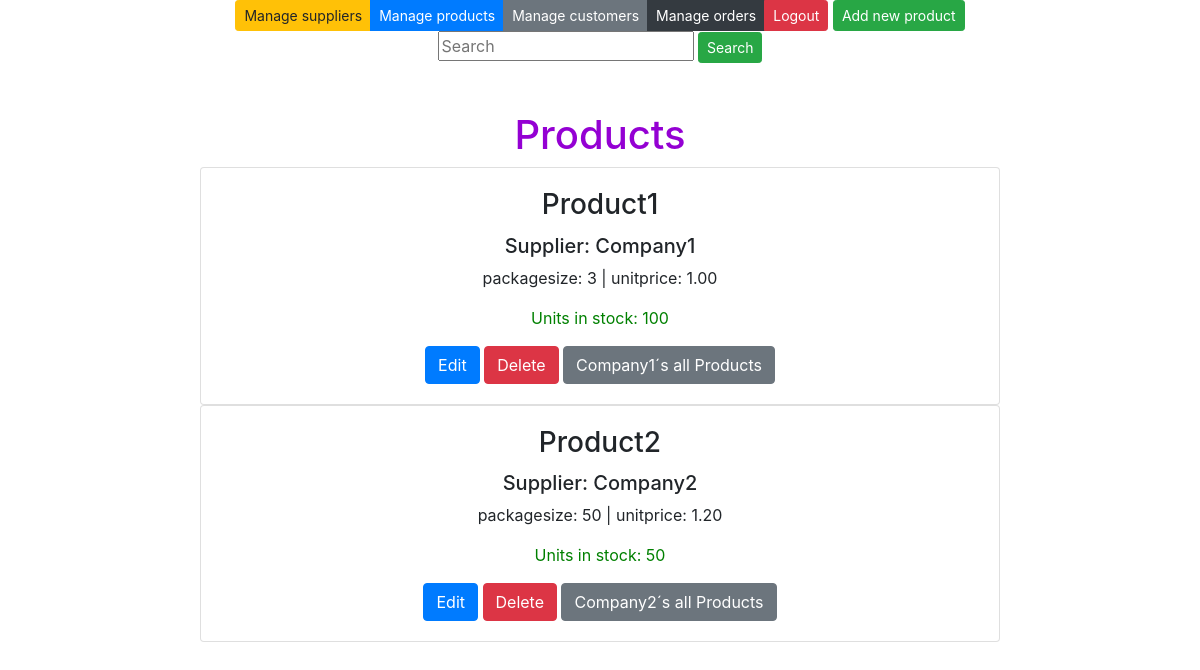
The page /products/ (signed in) on the database as committed earlier.
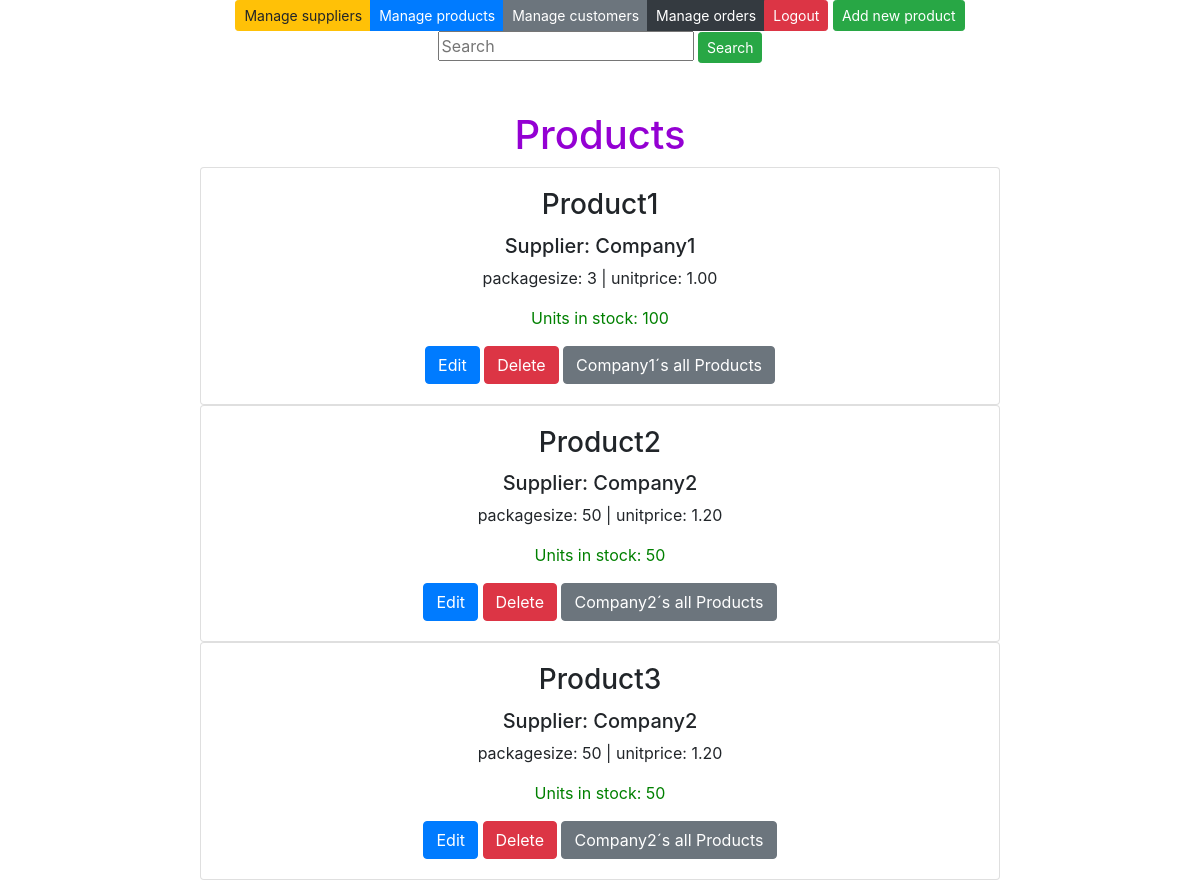
The same page on the database as committed later.
### app/models.py (models this page shows, shortened)
class Product(models.Model):
    productname = models.CharField(max_length= 20, default="Product")
    packagesize = models.CharField(max_length= 20, default= 3)
    unitprice = models.DecimalField(max_digits=8, decimal_places=2, default=1.00)
    unitsinstock = models.IntegerField(default= 3)
    supplier = models.ForeignKey(Supplier, on_delete=models.CASCADE)

class Supplier(models.Model):
    companyname = models.CharField(max_length= 50, default="Company")
    contactname = models.CharField(max_length= 50, default="Contact")
    address = models.CharField(max_length= 100, default="Address")
    phone = models.CharField(max_length= 20, default="Phone")
    email = models.CharField(max_length= 50, default="Email")
    country = models.CharField(max_length= 50, default="Country")

### app/views.py (the view)
# urls.py: path('products/', productlistview),
def productlistview(request):
    if not request.user.is_authenticated:
        return render(request, 'loginpage.html')
    else:
        productlist = Product.objects.all()
        supplierlist = Supplier.objects.all()
        context = {'products': productlist, 'suppliers': supplierlist}
        return render(request, "productlist.html", context)

### app/templates/productlist.html (shortened to what this page needs)
{% extends 'index.html' %}
{% block content %}
<div class="btn-group" role="group">
    <a class="btn btn-warning btn-sm" href="/suppliers">Manage suppliers</a>
    <a class="btn btn-primary btn-sm" href="/products">Manage products</a>
    <a class="btn btn-secondary btn-sm" href="/customers">Manage customers</a>
    <a class="btn btn-dark btn-sm" href="/orders">Manage orders</a>
    <a class="btn btn-danger btn-sm" href="/logout">Logout</a>
</div>
<button id="add-btn" class="btn btn-success btn-sm" onclick="showaddform()">Add new product</button>
<form method="post" action="/search-products/">
    <input class="card-text" class="card-text" type="text" placeholder="Search" name="search">
    <input type="submit" value="Search" class="btn btn-success btn-sm" name="">
</form>
<br />
<br />
<h1>Products</h1>
{% for p in products %}
<div class="card" style="width: 50rem;">
    <div class="card-body">
        <h3 class="card-title">{{p.productname}}</h3>
        <h5 class="card-text">Supplier: {{p.supplier.companyname}}</h5>
        <p class="card-text">packagesize: {{p.packagesize}} | unitprice: {{p.unitprice}}</p>
        <p class="card-text" style="color: green;">Units in stock: {{p.unitsinstock}}</p>
        <a href="/edit-product-get/{{p.id}}/" class="btn btn-primary">Edit</a>
        <a href="/confirm-delete-product/{{p.id}}/" class="btn btn-danger">Delete</a>
        <a href="/products-by-supplier/{{p.supplier.id}}/" class="btn btn-secondary">{{p.supplier.companyname}}´s all
            Products</a>
    </div>
</div>
{% empty %}
<div class="card" style="width: 50rem;">
    <div class="card-body">
        <p class="card-text">No products found in the database </p>
    </div>
</div>
{%endfor%}
{% endblock %}

Rows that differ between the two databases and show on the page:
added Product: productname "Product3", supplier.companyname "Company2", packagesize "50", unitprice "1.20", unitsinstock "50"
